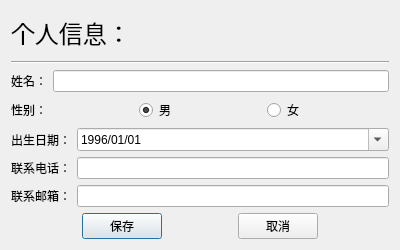
<?xml version="1.0" encoding="UTF-8"?>
<ui version="4.0">
 <class>ModifyPersonalInformation</class>
 <widget class="QDialog" name="ModifyPersonalInformation">
  <property name="geometry">
   <rect>
    <x>0</x>
    <y>0</y>
    <width>400</width>
    <height>250</height>
   </rect>
  </property>
  <property name="windowTitle">
   <string>修改个人信息</string>
  </property>
  <property name="windowIcon">
   <iconset resource="icon.qrc">
    <normaloff>:/ico/pencil.ico</normaloff>:/ico/pencil.ico</iconset>
  </property>
  <layout class="QVBoxLayout" name="verticalLayout_2">
   <item>
    <layout class="QVBoxLayout" name="verticalLayout">
     <item>
      <widget class="QLabel" name="label_3">
       <property name="font">
        <font>
         <family>华文新魏</family>
         <pointsize>18</pointsize>
        </font>
       </property>
       <property name="text">
        <string>个人信息：</string>
       </property>
      </widget>
     </item>
     <item>
      <widget class="Line" name="line">
       <property name="orientation">
        <enum>Qt::Horizontal</enum>
       </property>
      </widget>
     </item>
    </layout>
   </item>
   <item>
    <layout class="QHBoxLayout" name="horizontalLayout_9">
     <item>
      <widget class="QLabel" name="label">
       <property name="text">
        <string>姓名：</string>
       </property>
      </widget>
     </item>
     <item>
      <widget class="QLineEdit" name="lineEdit">
       <property name="maxLength">
        <number>15</number>
       </property>
       <property name="clearButtonEnabled">
        <bool>true</bool>
       </property>
      </widget>
     </item>
    </layout>
   </item>
   <item>
    <layout class="QHBoxLayout" name="horizontalLayout_8">
     <item>
      <widget class="QLabel" name="label_2">
       <property name="text">
        <string>性别：</string>
       </property>
      </widget>
     </item>
     <item>
      <widget class="QRadioButton" name="radioButton">
       <property name="text">
        <string>男</string>
       </property>
       <property name="checked">
        <bool>true</bool>
       </property>
       <property name="autoRepeat">
        <bool>false</bool>
       </property>
      </widget>
     </item>
     <item>
      <widget class="QRadioButton" name="radioButton_2">
       <property name="text">
        <string>女</string>
       </property>
       <property name="checked">
        <bool>false</bool>
       </property>
      </widget>
     </item>
    </layout>
   </item>
   <item>
    <layout class="QHBoxLayout" name="horizontalLayout_7" stretch="0,1">
     <item>
      <widget class="QLabel" name="label_4">
       <property name="text">
        <string>出生日期：</string>
       </property>
      </widget>
     </item>
     <item>
      <widget class="QDateEdit" name="dateEdit_2">
       <property name="readOnly">
        <bool>false</bool>
       </property>
       <property name="displayFormat">
        <string>yyyy/MM/dd</string>
       </property>
       <property name="calendarPopup">
        <bool>true</bool>
       </property>
       <property name="date">
        <date>
         <year>1996</year>
         <month>1</month>
         <day>1</day>
        </date>
       </property>
      </widget>
     </item>
    </layout>
   </item>
   <item>
    <layout class="QHBoxLayout" name="horizontalLayout_6">
     <item>
      <widget class="QLabel" name="label_5">
       <property name="text">
        <string>联系电话：</string>
       </property>
      </widget>
     </item>
     <item>
      <widget class="QLineEdit" name="lineEdit_2">
       <property name="maxLength">
        <number>15</number>
       </property>
       <property name="clearButtonEnabled">
        <bool>true</bool>
       </property>
      </widget>
     </item>
    </layout>
   </item>
   <item>
    <layout class="QHBoxLayout" name="horizontalLayout_5">
     <item>
      <widget class="QLabel" name="label_6">
       <property name="text">
        <string>联系邮箱：</string>
       </property>
      </widget>
     </item>
     <item>
      <widget class="QLineEdit" name="lineEdit_3">
       <property name="maxLength">
        <number>30</number>
       </property>
       <property name="clearButtonEnabled">
        <bool>true</bool>
       </property>
      </widget>
     </item>
    </layout>
   </item>
   <item>
    <layout class="QHBoxLayout" name="horizontalLayout">
     <item>
      <spacer name="horizontalSpacer">
       <property name="orientation">
        <enum>Qt::Horizontal</enum>
       </property>
       <property name="sizeHint" stdset="0">
        <size>
         <width>40</width>
         <height>20</height>
        </size>
       </property>
      </spacer>
     </item>
     <item>
      <widget class="QPushButton" name="pushButton">
       <property name="text">
        <string>保存</string>
       </property>
      </widget>
     </item>
     <item>
      <spacer name="horizontalSpacer_2">
       <property name="orientation">
        <enum>Qt::Horizontal</enum>
       </property>
       <property name="sizeHint" stdset="0">
        <size>
         <width>40</width>
         <height>20</height>
        </size>
       </property>
      </spacer>
     </item>
     <item>
      <widget class="QPushButton" name="pushButton_2">
       <property name="text">
        <string>取消</string>
       </property>
      </widget>
     </item>
     <item>
      <spacer name="horizontalSpacer_3">
       <property name="orientation">
        <enum>Qt::Horizontal</enum>
       </property>
       <property name="sizeHint" stdset="0">
        <size>
         <width>40</width>
         <height>20</height>
        </size>
       </property>
      </spacer>
     </item>
    </layout>
   </item>
  </layout>
 </widget>
 <resources>
  <include location="icon.qrc"/>
 </resources>
 <connections>
  <connection>
   <sender>pushButton_2</sender>
   <signal>clicked()</signal>
   <receiver>ModifyPersonalInformation</receiver>
   <slot>reject()</slot>
   <hints>
    <hint type="sourcelabel">
     <x>294</x>
     <y>275</y>
    </hint>
    <hint type="destinationlabel">
     <x>362</x>
     <y>274</y>
    </hint>
   </hints>
  </connection>
  <connection>
   <sender>pushButton</sender>
   <signal>clicked()</signal>
   <receiver>ModifyPersonalInformation</receiver>
   <slot>accept()</slot>
   <hints>
    <hint type="sourcelabel">
     <x>113</x>
     <y>272</y>
    </hint>
    <hint type="destinationlabel">
     <x>197</x>
     <y>279</y>
    </hint>
   </hints>
  </connection>
 </connections>
</ui>
